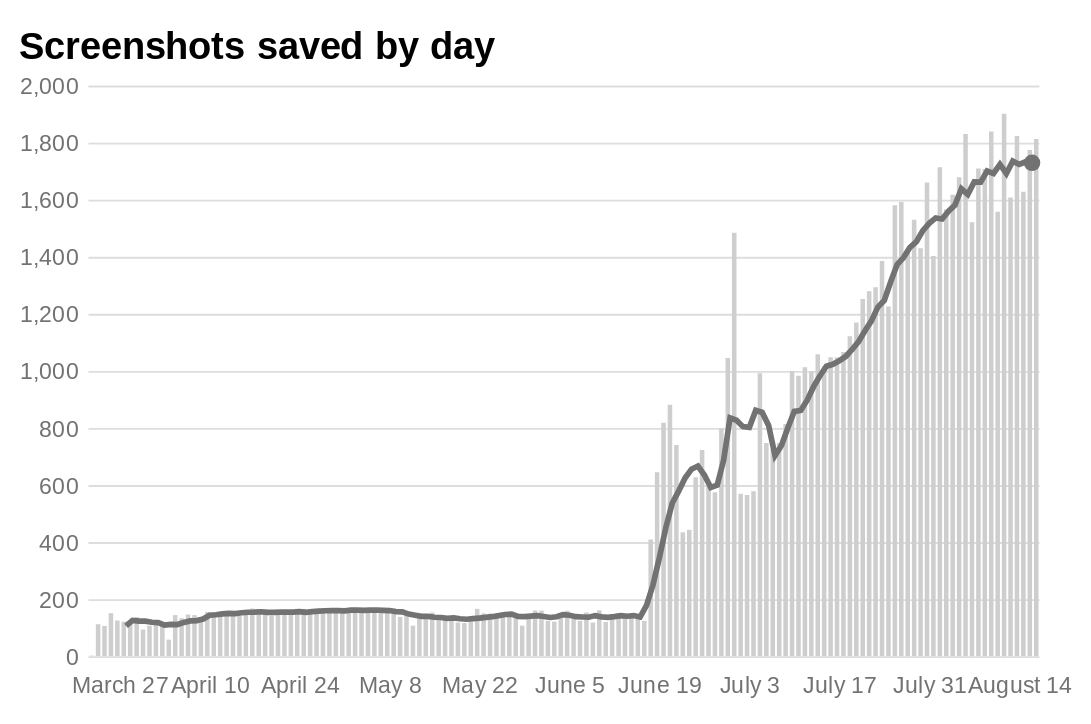

The cell this chart's notebook holds for it:
### Code cell
chart = alt.Chart(
    screenshots_by_date.head(len(screenshots_by_date) - 1),
    title="Screenshots saved by day",
)

bars = chart.mark_bar(
    fill="#cecece"
).encode(
    x=alt.X("date:T", title=None, timeUnit="yearmonthdate", axis=alt.Axis(format="%B %-d", grid=False)),
    y=alt.Y("screenshots:Q", title=None),
)

line = chart.mark_line(color='#727272', strokeWidth=3).encode(
    x='date:T',
    y='rolling_mean:Q'
)

label = chart.encode(
    x=alt.X('max(date):T'),
    y=alt.Y('rolling_mean:Q', aggregate=alt.ArgmaxDef(argmax='date')),
    text='rolling_mean'
)

# Create a text label
text = label.mark_text(align='left', dx=4)

# Create a circle annotation
circle = label.mark_circle(size=75, color="#727272")

(bars + line + circle)

### Figure 1 — Vega-Lite specification as saved in the notebook (floating-point values rounded to 4 significant figures; data arrays with more than 128 entries replaced by an {"elided": "..."} marker saying what was removed)
{"config": {"view": {"width": 500, "height": 300, "stroke": 0}, "padding": {"top": 15, "bottom": 15, "left": 10, "right": 10}, "background": "#ffffff", "title": {"anchor": "start", "font": "\"Libre Franklin\",\"Helvetica\",\"Liberation Sans\",Arial,sans-serif", "fontColor": "#000000", "fontSize": 20, "fontWeight": "bold", "lineHeight": 26}, "arc": {"fill": "#cecece"}, "area": {"fill": "#cecece"}, "line": {"stroke": "#cecece", "strokeWidth": 3}, "path": {"stroke": "#cecece"}, "rect": {"fill": "#cecece"}, "shape": {"stroke": "#cecece"}, "bar": {"fill": "#cecece"}, "point": {"stroke": "#cecece"}, "symbol": {"fill": "#cecece", "size": 30}, "axis": {"titleFont": "\"Libre Franklin\",\"Helvetica\",\"Liberation Sans\",Arial,sans-serif", "titleFontSize": 14, "titleFontWeight": "bold", "labelFont": "\"Libre Franklin\",\"Helvetica\",\"Liberation Sans\",Arial,sans-serif", "labelFontSize": 12, "labelFontWeight": "normal", "tickColor": "#727272", "labelColor": "#727272", "stroke": "#cecece"}, "axisX": {"labelAngle": 0, "labelPadding": 10, "labelFlush": true, "tickSize": 0, "domain": false}, "axisY": {"labelBaseline": "middle", "labelPadding": 5, "labelFlush": true, "tickSize": 0, "titleAlign": "left", "titleAngle": 0, "titleX": -45, "titleY": -11, "domain": false}, "legend": {"titleFont": "\"Libre Franklin\",\"Helvetica\",\"Liberation Sans\",Arial,sans-serif", "titleFontSize": 14, "titleFontWeight": "bold", "symbolType": "square", "labelFont": "\"Libre Franklin\",\"Helvetica\",\"Liberation Sans\",Arial,sans-serif", "labelFontSize": 13}, "range": {"heatmap": ["#5e5e5e", "#727272", "#858585", "#989898", "#aaaaaa", "#bcbcbc", "#c4c4c4", "#cecece", "#e0e0e0", "#f0f0f0", "#ffffff"], "ordinal": ["#5e5e5e", "#727272", "#858585", "#989898", "#aaaaaa", "#bcbcbc", "#c4c4c4", "#cecece", "#e0e0e0", "#f0f0f0", "#ffffff"], "ramp": ["#5e5e5e", "#727272", "#858585", "#989898", "#aaaaaa", "#bcbcbc", "#c4c4c4", "#cecece", "#e0e0e0", "#f0f0f0", "#ffffff"]}}, "layer": [{"mark": {"type": "bar", "fill": "#cecece"}, "encoding": {"x": {"axis": {"format": "%B %-d", "grid": false}, "field": "date", "timeUnit": "yearmonthdate", "title": null, "type": "temporal"}, "y": {"field": "screenshots", "title": null, "type": "quantitative"}}, "title": "Screenshots saved by day"}, {"mark": {"type": "line", "color": "#727272", "strokeWidth": 3}, "encoding": {"x": {"field": "date", "type": "temporal"}, "y": {"field": "rolling_mean", "type": "quantitative"}}, "title": "Screenshots saved by day"}, {"mark": {"type": "circle", "color": "#727272", "size": 75}, "encoding": {"text": {"field": "rolling_mean", "type": "quantitative"}, "x": {"aggregate": "max", "field": "date", "type": "temporal"}, "y": {"aggregate": {"argmax": "date"}, "field": "rolling_mean", "type": "quantitative"}}, "title": "Screenshots saved by day"}], "data": {"name": "data-5eb98893a3321328af59d288917bea88"}, "$schema": "https://vega.github.io/schema/vega-lite/v4.17.0.json", "datasets": {"data-5eb98893a3321328af59d288917bea88": {"elided": "148 records"}}}
